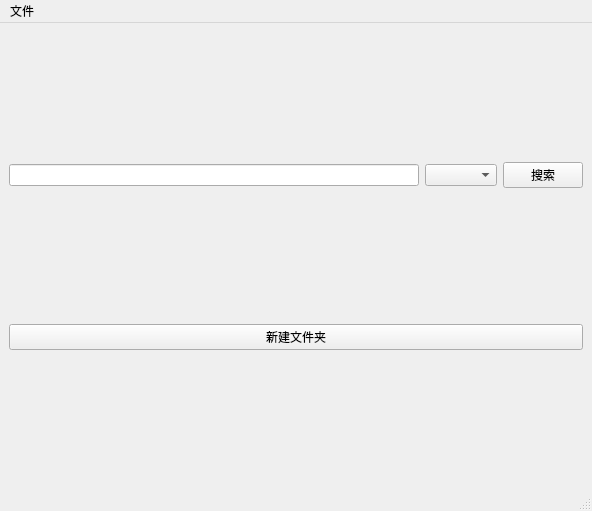
<?xml version="1.0" encoding="UTF-8"?>
<ui version="4.0">
 <class>MainWindow</class>
 <widget class="QMainWindow" name="MainWindow">
  <property name="geometry">
   <rect>
    <x>0</x>
    <y>0</y>
    <width>592</width>
    <height>511</height>
   </rect>
  </property>
  <property name="windowTitle">
   <string>Labeled files</string>
  </property>
  <widget class="QWidget" name="centralwidget">
   <layout class="QVBoxLayout" name="verticalLayout">
    <item>
     <layout class="QHBoxLayout" name="horizontalLayout">
      <item>
       <widget class="QLineEdit" name="searchLineEdit"/>
      </item>
      <item>
       <widget class="QComboBox" name="sortComboBox"/>
      </item>
      <item>
       <widget class="QPushButton" name="searchPushButton">
        <property name="text">
         <string>搜索</string>
        </property>
       </widget>
      </item>
     </layout>
    </item>
    <item>
     <layout class="QVBoxLayout" name="fileVerticalLayout"/>
    </item>
    <item>
     <widget class="QPushButton" name="newFolderPushButton">
      <property name="text">
       <string>新建文件夹</string>
      </property>
     </widget>
    </item>
   </layout>
  </widget>
  <widget class="QMenuBar" name="menubar">
   <property name="geometry">
    <rect>
     <x>0</x>
     <y>0</y>
     <width>592</width>
     <height>22</height>
    </rect>
   </property>
   <widget class="QMenu" name="menu">
    <property name="title">
     <string>文件</string>
    </property>
    <addaction name="openWorkSpaceAction"/>
   </widget>
   <addaction name="menu"/>
  </widget>
  <widget class="QStatusBar" name="statusbar"/>
  <action name="openWorkSpaceAction">
   <property name="text">
    <string>打开工作区</string>
   </property>
  </action>
 </widget>
 <resources/>
 <connections/>
</ui>
